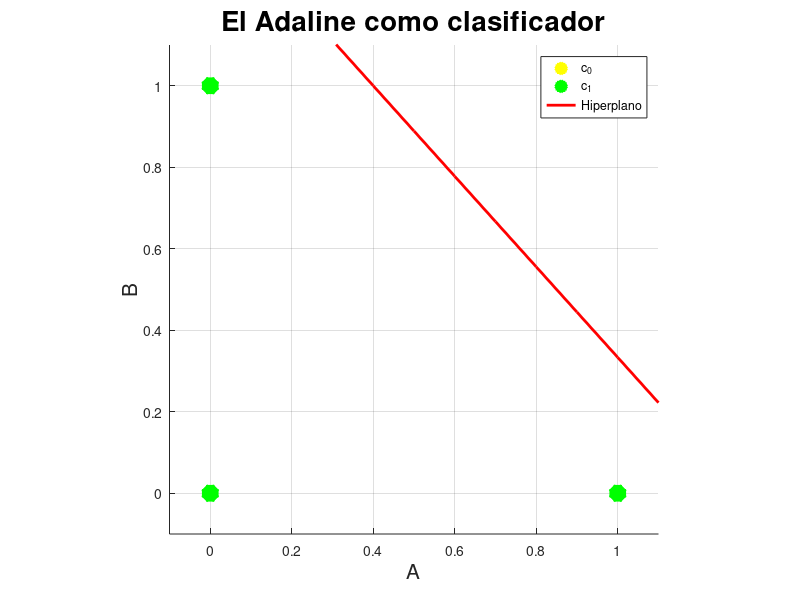

MATLAB code to generate this figure:
% Ian Mu;oz Nu;ez - Adaline
% Si se quiere entrenar un Adaline con una funcion AND de dos entradas, se tiene:
%       +--------------------+
%       | x_1 | x_2 | b |  d |
%       +-----+-----+---+----+
%       |  0  |  0  | 1 | -1 | <- Primer patron
%       +-----+-----+---+----+
%       |  0  |  1  | 1 | -1 | <- Segundo patron
%       +-----+-----+---+----+
%       |  1  |  0  | 1 | -1 | <- Tercer patron
%       +-----+-----+---+----+
%       |  1  |  1  | 1 |  1 | <- Cuarto patron
%       +--------------------+
% En donde 'x_1' es la entrada 1, 'x_2' la entrada 2, 'b' es la entrada del bias
% que siempre esta a 1 y 'd' los valores deseados

close all
clear
clc

x = [0 0 1 1;
    0 1 0 1]; % Datos de entrada
b = [1 1 1 1]; % Entrada fija para el bias
x = [x; b]; % Datos de entrenamiento con entrada fija
d = [-1 -1 -1 1]; % Salida deseada
w = rand(3, 1); % Pesos sinapticos aleatorios iniciales
epocas = 100; % Numero de iteraciones deseadas
eta = 0.2; % Factor de aprendizaje

% Funcion signo
function y = signo(v)
    if v >= 0
        y = 1;
    else
        y = -1;
    end
end

p = size(x, 2); % Numero de patrones de entrada
for epoca= 1:epocas
    ep = 0; % Contador para los errores de la red
    for i= 1:p
        y(i) = w' * x(:, i); % Multiplicacion del vector de entrada por el vector de pesos sinapticos

        e(i) = d(i) - y(i); % Error obtenido
        if e(i) < 0 || e(i) > 0
            w = w + eta*e(i)*x(:,i); % Ajuste de pesos
            ep = ep + 1; % Incremento del contador de erores
        end
    end

    % Si no hubo ningun error en el entrenamiento, se termina el proceso
    if ep == 0
        break
    end
end

% Funcion signo aplicada a la salida del Adaline
for i= 1:size(y, 2)
    y(i) = signo(y(i));
end

xl = -0.1; % Limite inferior para mostrar la grafica
xu = 1.1; % Limite superior para mostrar la grafica
t = xl:0.1:xu; % Arreglo de valores para el hiperplano separador

m = -(w(1)/w(2)); % Pendiente del hiperplano
b = -(w(3)/w(2)); % Coeficiente del hiperplano
f = m*t + b; % Funcion del hiperplano separador
% f = -(w(1)/w(2))*t - (w(3)/w(2)); % Funcion del hiperplano separador

figure(1)
hold on
grid on
axis equal % Muestra la escala de los ejes igual
axis([xl xu xl xu]) % Limite de los ejes

% Grafica de los datos de entrada y su clasificacion
plot(x(1, y==1), x(2, y==1), 'y*', 'LineWidth', 6, 'MarkerSize', 12)
plot(x(1, y==-1), x(2, y==-1), 'g*', 'LineWidth', 6, 'MarkerSize', 12)
plot(t, f, 'r-', 'LineWidth', 2) % Grafica del hiperplano separador

% Informacion de la grafica
title("El Adaline como clasificador", 'FontSize', 20)
xlabel('A', 'FontSize', 15)
ylabel('B', 'FontSize', 15)
legend('c_0', 'c_1', 'Hiperplano')
